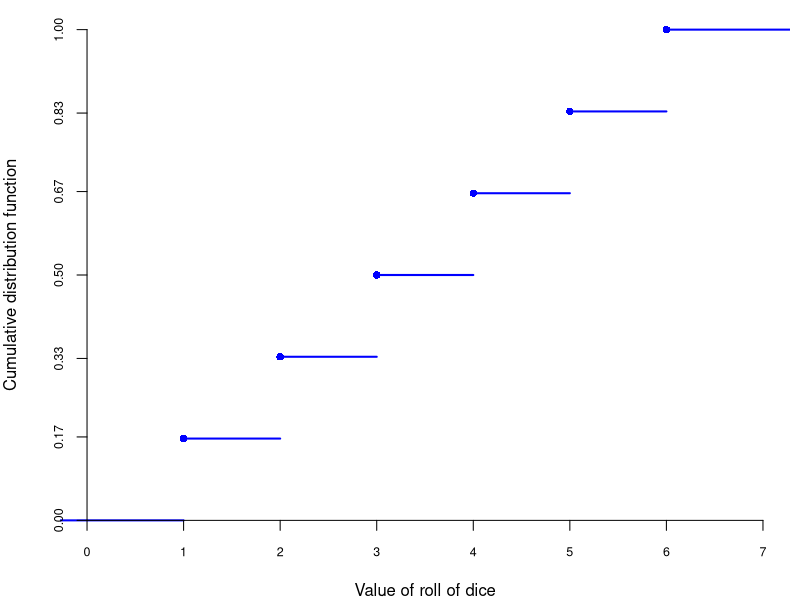
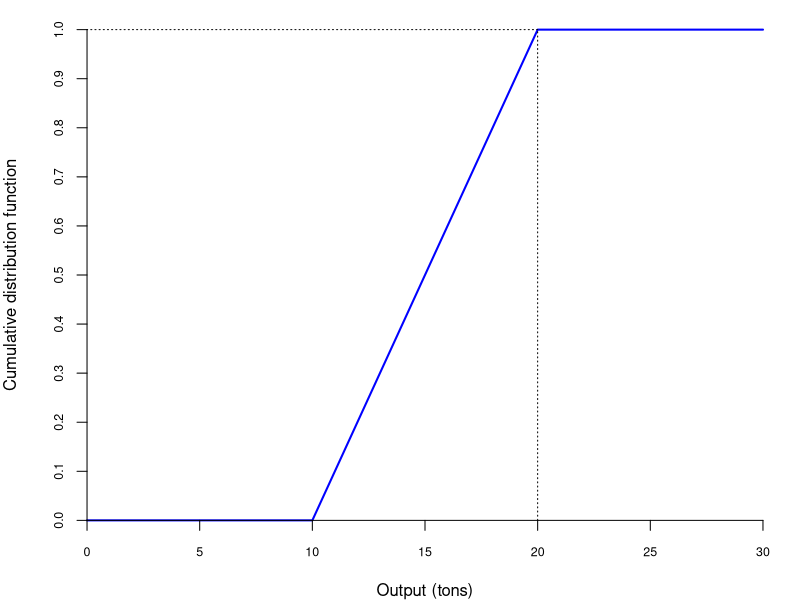
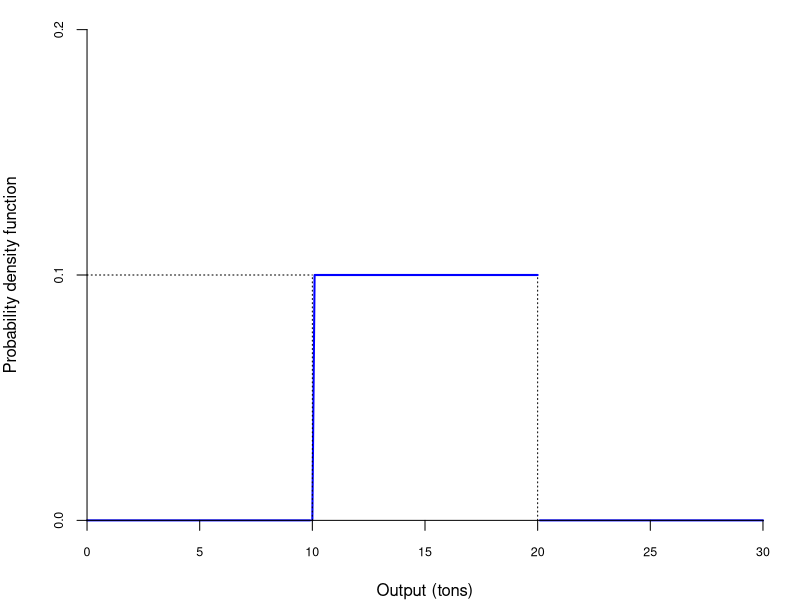
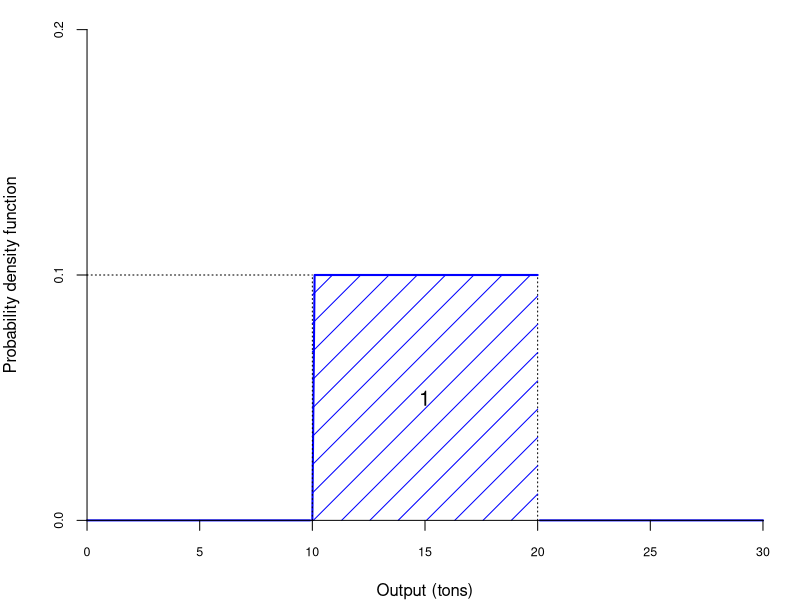
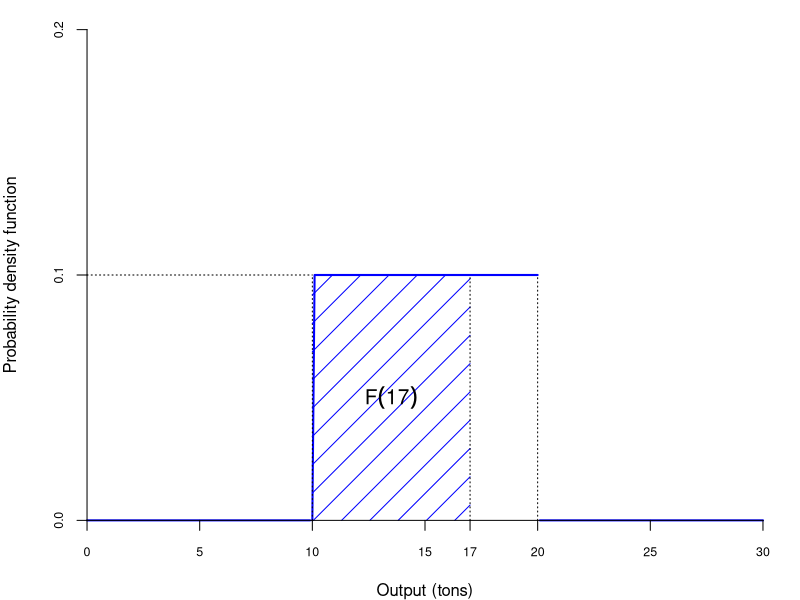

Generate these figures, in order, with R:
# Generate PNG figures for lecture 03 slides
# Based on Statistics_S26_overleaf/Figures/4. Random variables.R

args <- commandArgs(trailingOnly = FALSE)
script_path <- sub("--file=", "", args[grep("--file=", args)])
outdir <- dirname(normalizePath(script_path))

# (i) Discrete CDF (roll of a dice)
x.discrete <- seq(1, 6, 1)
prob <- matrix(1/6, 1, 6)
cdf <- c(0, cumsum(prob))
cdf.plot <- stepfun(x.discrete, cdf, f = 0)

png(file.path(outdir, "4. Discrete CDF.png"), width = 600, height = 450, res = 100)
par(mar = c(2.5, 2.5, 0, 0) + 0.5)
plot.stepfun(cdf.plot, xlab = "", ylab = "", verticals = FALSE,
             do.points = TRUE, col = "blue", lwd = 2, main = "",
             pch = 16, axes = FALSE, frame.plot = 0)
axis(side = 1, pos = 0, cex.axis = 0.75)
mtext(side = 1, text = "Value of roll of dice", line = 2)
cdf.labels <- formatC(cdf, digits = 2, format = "f")
axis(side = 2, at = cdf.labels, pos = 0, cex.axis = 0.75)
mtext(side = 2, text = "Cumulative distribution function", line = 2)
par(mar = c(5, 4, 4, 2) + 0.1)
dev.off()

# (ii) Continuous CDF
x.cont <- seq(0, 30, length = 301)
prob <- matrix(0, 1, 301)
a <- rbind(x.cont, prob)
a[2, a[1, ] > 10] <- 1 / 10
a[2, a[1, ] > 20] <- 0
prob <- a[2, ]
cdf <- cumsum(prob) / 10

png(file.path(outdir, "4. Continuous CDF.png"), width = 600, height = 450, res = 100)
par(mar = c(2.5, 2.5, 0, 0) + 0.5)
plot(x.cont, cdf, xlab = "", ylab = "", type = "l", lwd = 2,
     col = "blue", main = "", pch = 16, axes = FALSE, frame.plot = 0)
axis(side = 1, pos = 0, cex.axis = 0.75)
segments(x0 = 20, y0 = 0, x1 = 20, y1 = 1, lty = 3, col = "black")
segments(x0 = 20, y0 = 1, x1 = 0, y1 = 1, lty = 3, col = "black")
mtext(side = 1, text = "Output (tons)", line = 2)
cdf.labels <- seq(0, 1, 0.1)
axis(side = 2, at = cdf.labels, pos = 0, cex.axis = 0.75)
mtext(side = 2, text = "Cumulative distribution function", line = 2)
par(mar = c(5, 4, 4, 2) + 0.1)
dev.off()

# (iii) Continuous PDF
a <- rbind(x.cont, prob, prob, prob)
a[2, a[1, ] < 10] <- NA
a[2, a[1, ] > 20] <- NA
prob.1 <- a[2, ]
a[3, a[1, ] >= 10] <- NA
a[3, a[1, ] > 20] <- 0
prob.2 <- a[3, ]

png(file.path(outdir, "4. Continuous PDF.png"), width = 600, height = 450, res = 100)
par(mar = c(2.5, 2.5, 0, 0) + 0.5)
plot(x.cont, prob.2, xlab = "", ylab = "", type = "l", lwd = 2,
     col = "blue", main = "", pch = 16, axes = FALSE,
     ylim = c(0, 0.2), frame.plot = 0)
lines(x.cont, prob.1, lwd = 2, col = "blue")
segments(x0 = 10, y0 = 0, x1 = 10, y1 = 0.1, lty = 3, col = "black")
segments(x0 = 20, y0 = 0, x1 = 20, y1 = 0.1, lty = 3, col = "black")
segments(x0 = 0, y0 = 0.1, x1 = 10, y1 = 0.1, lty = 3, col = "black")
axis(side = 1, pos = 0, cex.axis = 0.75)
mtext(side = 1, text = "Output (tons)", line = 2)
cdf.labels <- c(0, 0.1, 0.2)
axis(side = 2, at = cdf.labels, pos = 0, cex.axis = 0.75)
mtext(side = 2, text = "Probability density function", line = 2)
par(mar = c(5, 4, 4, 2) + 0.1)
dev.off()

# (iv) Continuous PDF total area
png(file.path(outdir, "4. Continuous PDF total area.png"), width = 600, height = 450, res = 100)
par(mar = c(2.5, 2.5, 0, 0) + 0.5)
plot(x.cont, prob.2, xlab = "", ylab = "", type = "l", lwd = 2,
     col = "blue", main = "", pch = 16, axes = FALSE,
     ylim = c(0, 0.2), frame.plot = 0)
lines(x.cont, prob.1, lwd = 2, col = "blue")
segments(x0 = 10, y0 = 0, x1 = 10, y1 = 0.1, lty = 3, col = "black")
segments(x0 = 20, y0 = 0, x1 = 20, y1 = 0.1, lty = 3, col = "black")
segments(x0 = 0, y0 = 0.1, x1 = 10, y1 = 0.1, lty = 3, col = "black")
rect(xleft = 10, ybottom = 0, xright = 20, ytop = 0.1, density = 5, col = "blue", lwd = 1, border = NA)
text(x = 15, y = 0.05, "1", cex = 1.25)
axis(side = 1, pos = 0, cex.axis = 0.75)
mtext(side = 1, text = "Output (tons)", line = 2)
cdf.labels <- c(0, 0.1, 0.2)
axis(side = 2, at = cdf.labels, pos = 0, cex.axis = 0.75)
mtext(side = 2, text = "Probability density function", line = 2)
par(mar = c(5, 4, 4, 2) + 0.1)
dev.off()

# (v) Continuous PDF partial area
png(file.path(outdir, "4. Continuous PDF partial area.png"), width = 600, height = 450, res = 100)
par(mar = c(2.5, 2.5, 0, 0) + 0.5)
plot(x.cont, prob.2, xlab = "", ylab = "", type = "l", lwd = 2,
     col = "blue", main = "", pch = 16, axes = FALSE,
     ylim = c(0, 0.2), frame.plot = 0)
lines(x.cont, prob.1, lwd = 2, col = "blue")
segments(x0 = 10, y0 = 0, x1 = 10, y1 = 0.1, lty = 3, col = "black")
segments(x0 = 20, y0 = 0, x1 = 20, y1 = 0.1, lty = 3, col = "black")
segments(x0 = 0, y0 = 0.1, x1 = 10, y1 = 0.1, lty = 3, col = "black")
rect(xleft = 10, ybottom = 0, xright = 17, ytop = 0.1, density = 5, col = "blue", lwd = 1, border = NA)
segments(x0 = 17, y0 = 0, x1 = 17, y1 = 0.1, lty = 3, col = "black")
text(x = 13.5, y = 0.05, labels = expression(F(17)), cex = 1.25)
xlab <- c(seq(0, 30, 5), 17)
axis(side = 1, pos = 0, at = xlab, cex.axis = 0.75)
mtext(side = 1, text = "Output (tons)", line = 2)
cdf.labels <- c(0, 0.1, 0.2)
axis(side = 2, at = cdf.labels, pos = 0, cex.axis = 0.75)
mtext(side = 2, text = "Probability density function", line = 2)
par(mar = c(5, 4, 4, 2) + 0.1)
dev.off()

cat("All 5 PNG figures generated successfully.\n")
